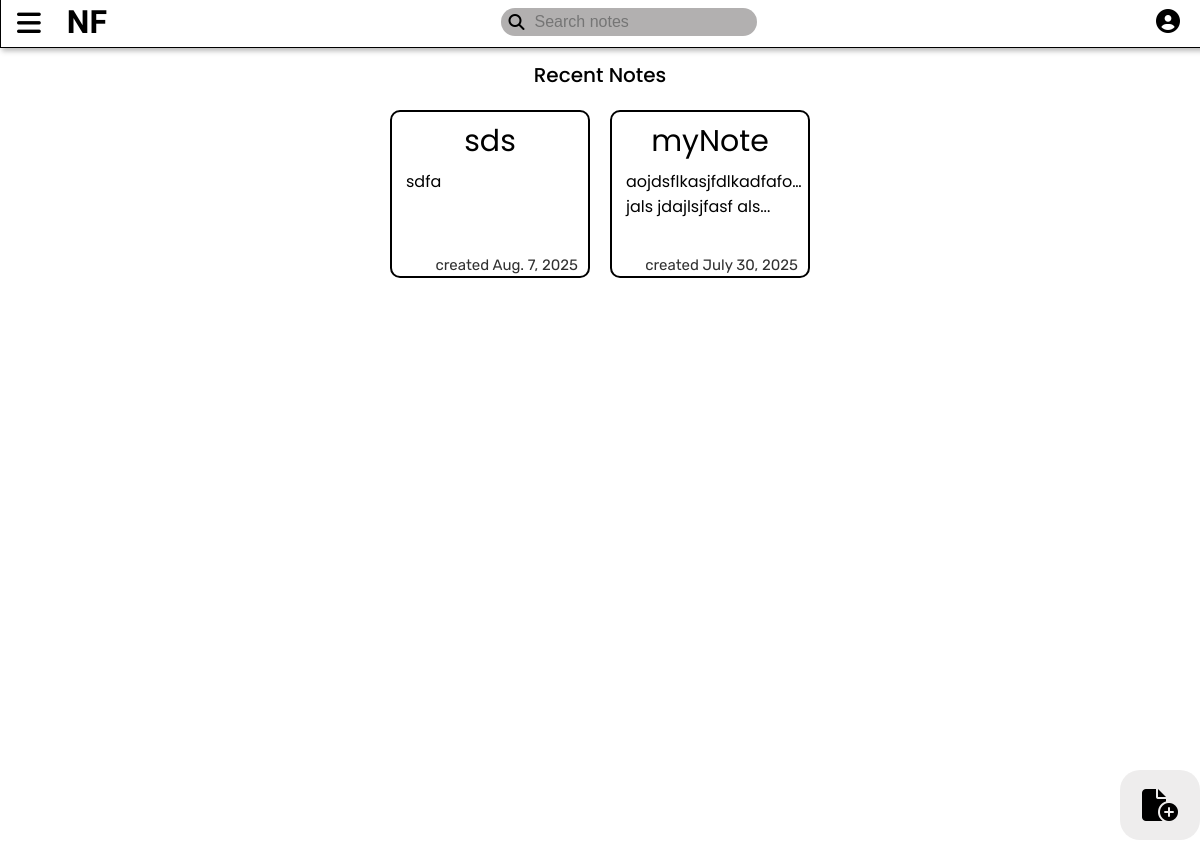
The app's page /recent-notes/ (signed in), older data.
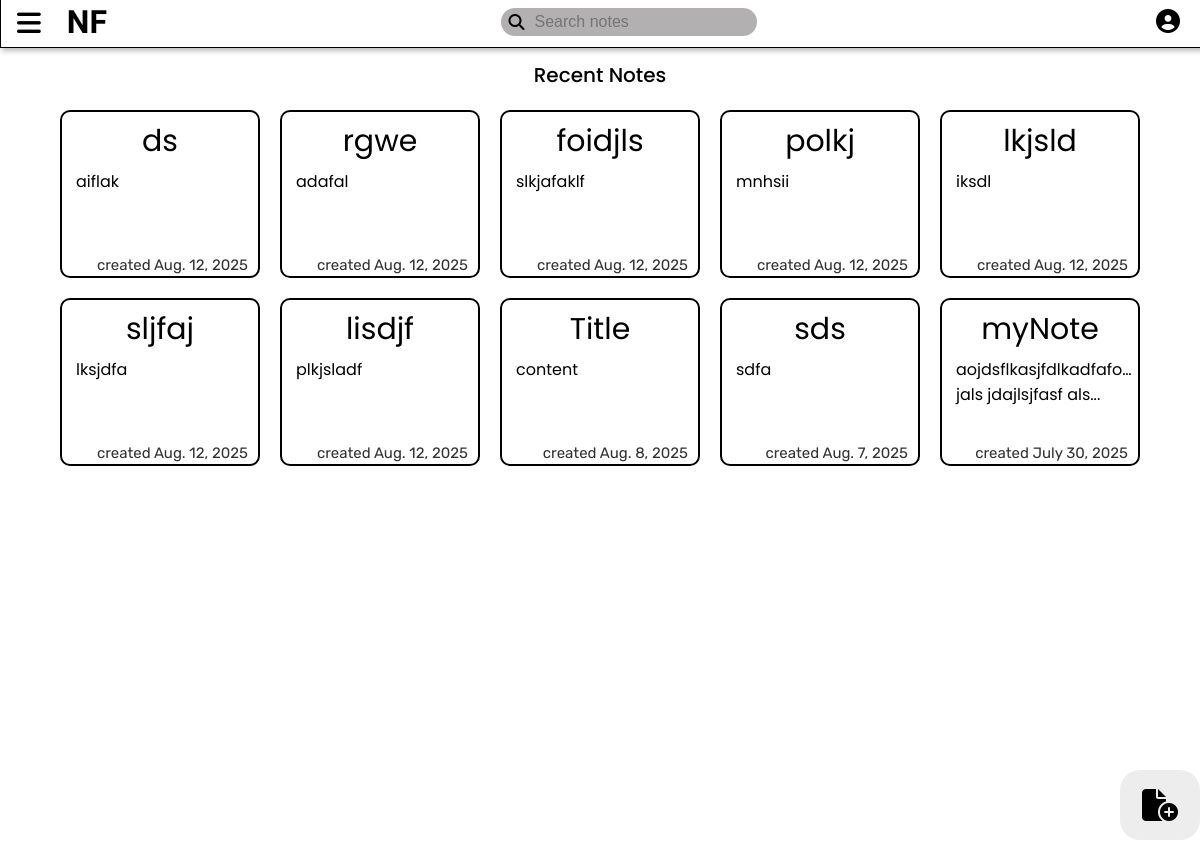
The same page, newer data.
### Main/models.py (models this page shows, shortened)
class Note(models.Model):
    title = models.CharField(max_length=200)
    content = models.TextField()
    owner = models.ForeignKey(User, on_delete=models.CASCADE)
    created_at = models.DateField(auto_now_add=True)
    slug = models.SlugField(max_length=200, unique=True, blank=True)
    def snippet(self):
        return self.content[:50] + "..." if len(self.content) > 50 else self.content

### Main/views.py (the view)
# urls.py: path("recent-notes/", views.NotesList, name="recent-notes"),
@login_required(login_url='login')
def NotesList(request):
    notes = Note.objects.filter(owner=request.user).order_by('-created_at')
    if request.method == 'POST':
        form = SearchForm(request.POST)
        if form.is_valid():
            query = form.cleaned_data['query']
            notes = Note.objects.filter(owner=request.user, title__icontains=query) | \
                    Note.objects.filter(owner=request.user, content__icontains=query)
    else:
        form = SearchForm()
    return render(request, 'note-recent.html', {'notes': notes, 'form': form})

### Main/forms.py
class SearchForm(forms.Form):
    query = forms.CharField(label='Search', max_length=100)

### Main/templates/note-recent.html (shortened to what this page needs)
{% load static %}
<!DOCTYPE html>
<html lang="en">
<head>
    <link rel="stylesheet" href="{% static 'recent.css' %}">
</head>
<body>
    <header>
        <div class="nav-icon">
            <button class="nav-btn" onclick="menuToggle()">
                <i class="fa-solid fa-bars"></i>
            </button>
            <a href="{% url 'recent-notes' %}"><h1>NF</h1></a>
        </div>
        <form method="post" action="" class="form">
            <label for="search">
                <i class="fa-solid fa-magnifying-glass"></i>
                <input required name="query" class="input" type="text" placeholder="Search notes" id="search">
                <div class="search-bg" id="searchbg"></div>
            </label>
        </form>
        <button class="profile">
            <a href="{% url 'account' %}"><i class="fa-solid fa-circle-user" id="user"></i></a>
        </button>
    </header>
    <div class="main">
        <p>Recent Notes<p>
        <main>
            {% for note in notes %}
                <a href="{% url 'note-detail' note.slug %}">
                    <div class="note">
                        <div class="title">{{ note.title }} </div>
                        <div class="snippet">{{ note.snippet }}</div>
                        <div class="date">created {{ note.created_at }}</div>
                    </div>
                </a>
            {% empty %}
                <p>NO NOTES ADDED YET</p>
            {% endfor %}
        </main>
    </div>
    <a href="{% url 'create-note' %}" class="create">
        <i class="fa-solid fa-file-circle-plus" class="create-icon"></i>
    </a>
</body>
</html>

### static/recent.css (style rules this page uses)
body { font-family: poppins; height: 100vh; margin: 0; }
a { color: #000; text-decoration: none; }
header { display: flex; justify-content: space-between; align-items: center; margin-top: -1.5rem; position: fixed; width: 100%; top: 20px; left: 0; height: 50px; padding: 0 10px; border: 1px solid black; box-shadow: rgba(57, 57, 57, 0.34) 2px 3px 5px; background: rgba(255, 255, 255, 0.559); backdrop-filter: blur(30px); z-index: 10; }
.nav-icon { font-family: winky rough; display: flex; align-items: baseline; justify-content: space-between; width: 6rem; }
.nav-icon button { border: none; background: transparent; font-size: 1.7rem; }
.form label { background: none; height: 1.8rem; width: 15rem; padding-inline: .5rem; display: flex; align-items: center; position: relative; }
.input { border: none; background: none; font-size: 1em; margin-left: .5em; }
.search-bg { width: 100%; height: 100%; background-color: #b2b0b0; position: absolute; z-index: -1; inset: 0; border-radius: 30px; }
.profile { border: none; background: none; font-size: 1.5rem; margin-right: 25px; cursor: pointer; transition: .3s cubic-bezier(0.68, -0.55, 0.265, 1.55); }
.nav-btn { cursor: pointer; transition: .25s ease; }
.main { margin-top: 60px; }
main { box-sizing: content-box; width: 100%; display: grid; grid-template-columns: repeat(auto-fit, 200px); justify-content: center; gap: 20px; }
.main p { text-align: center; color: #000; font-size: 20px; font-weight: 500; }
.note { position: relative; display: flex; flex-direction: column; align-items: center; height: 160px; padding: 2px 10px; z-index: 1; overflow: hidden; border-radius: 10px; border: 2px solid #000; transition: .2s cubic-bezier(0.6, -0.28, 0.735, 0.045); }
.title { font-size: 30px; padding: 5px; }
.snippet { width: 100%; text-overflow: ellipsis; overflow: hidden; text-align: start; padding-inline-start: 8px; }
.date { margin-top: auto; font-size: 15px; font-family: rubik; width: 100%; color: #313131; text-align: end; }
.create { position: fixed; bottom: 20px; right: 0px; width: 80px; height: 70px; font-size: 2rem; display: flex; justify-content: center; align-items: center; border-radius: 20px; background-color: rgba(218, 216, 216, 0.459); backdrop-filter: blur(7px); z-index: 100; transition: .2s cubic-bezier(0.6, -0.28, 0.735, 0.045); cursor: pointer; }

Row changes from the older to the newer data that the page shows:
added Note: title "ds", snippet "aiflak", created_at "Aug. 12, 2025"
added Note: title "rgwe", snippet "adafal", created_at "Aug. 12, 2025"
added Note: title "foidjls", snippet "slkjafaklf", created_at "Aug. 12, 2025"
added Note: title "polkj", snippet "mnhsii", created_at "Aug. 12, 2025"
added Note: title "lkjsld", snippet "iksdl", created_at "Aug. 12, 2025"
added Note: title "sljfaj", snippet "lksjdfa", created_at "Aug. 12, 2025"
added Note: title "lisdjf", snippet "plkjsladf", created_at "Aug. 12, 2025"
added Note: title "Title", snippet "content", created_at "Aug. 8, 2025"
